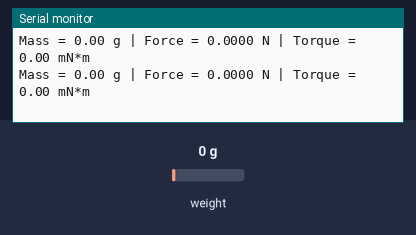
A sketch run on a simulated Arduino Uno, built with avr-gcc and run on an emulated ATmega328P. Parts: the last lines printed to the serial monitor. The inputs (shaded band) are chosen by the test bench; at power-on: weight on the scale 0 g.

Above: at 3.6 s.
3.7 s: weight on the scale set to 100 g
At 3.71 s:
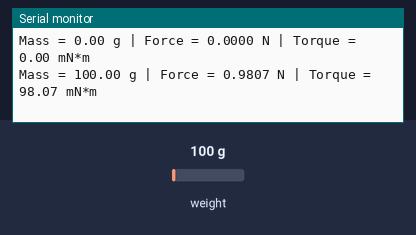
5.2 s: weight on the scale set to 1250 g
At 5.21 s:
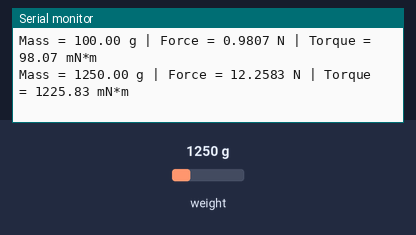
Timing chart, 0 to 8.2 s (numbered marks = the images above; inputs shaded):
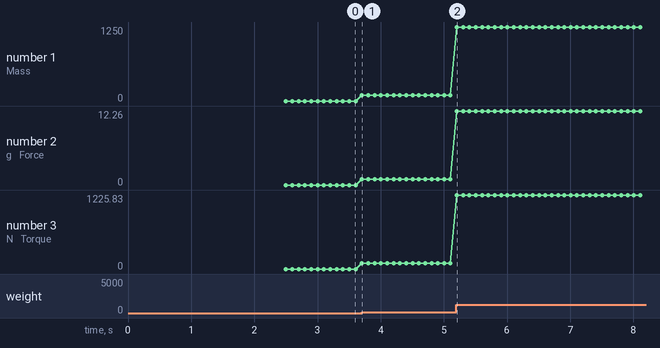

The sketch:

loadcell_calib_read.ino
```cpp
#include <LoadCell_lar.h>

// Definitions

#define HX711_DOUT_PIN 4           // MCU > HX711 DOUT
#define HX711_SCK_PIN 5            // MCU > HX711 SCK
#define DEFAULT_CAL_FACTOR 650.00f // used if no valid value is stored in EEPROM
#define EEPROM_CAL_ADDRESS 0       // EEPROM address of the calibration factor
#define ROD_LENGTH_M 0.100f        // lever arm: shaft axis -> load cell contact point (m)

LoadCell_lar cell(HX711_DOUT_PIN, HX711_SCK_PIN);

void setup()
{
    Serial.begin(115200);
    Serial.println();
    Serial.println(F("HX711 load cell: calibration and reading"));

    // start, stabilize and tare (keep the rod free during startup)
    if (!cell.begin(DEFAULT_CAL_FACTOR))
    {
        while (1)
            ;
    }

    if (cell.loadCalFactor(EEPROM_CAL_ADDRESS))
    {
        Serial.print(F("Calibration factor loaded from EEPROM: "));
    }
    else
    {
        Serial.print(F("Using default calibration factor: "));
    }
    Serial.println(cell.getCalFactor(), 4);

    cell.printHelp();
}

void loop()
{
    float grams;

    // non-blocking: true only when a new sample is available (~10 Hz)
    if (cell.read(grams) && cell.isPrinting())
    {
        cell.printReading(ROD_LENGTH_M);
    }

    // serial commands: t, r, c, s, l, p, h
    cell.handleSerialCommands(EEPROM_CAL_ADDRESS);
}
```

Measured:
- after the input at 3.7 s, the serial monitor: prints a new line at once (image 1)
- after the input at 5.2 s, the serial monitor: prints a new line at once (image 2)
- plotted number 1: 0 → 100 after the input at 3.7 s, 100 → 1250 after the input at 5.2 s
- plotted number 2: 0 → 0.98 after the input at 3.7 s, 0.98 → 12.26 after the input at 5.2 s
- plotted number 3: 0 → 98.07 after the input at 3.7 s, 98.07 → 1225.83 after the input at 5.2 s
